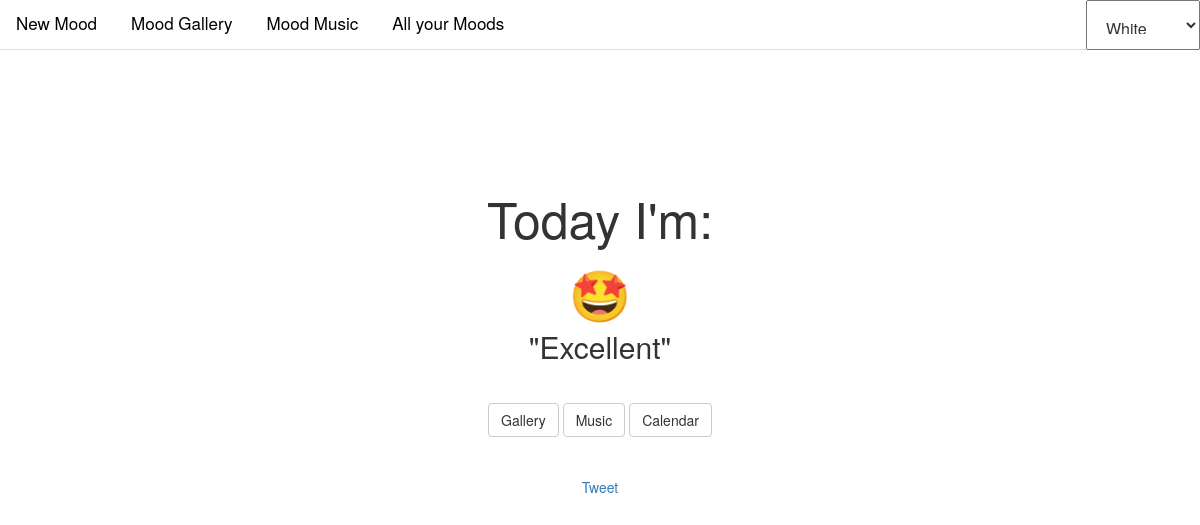
The page /index on the database as committed earlier.
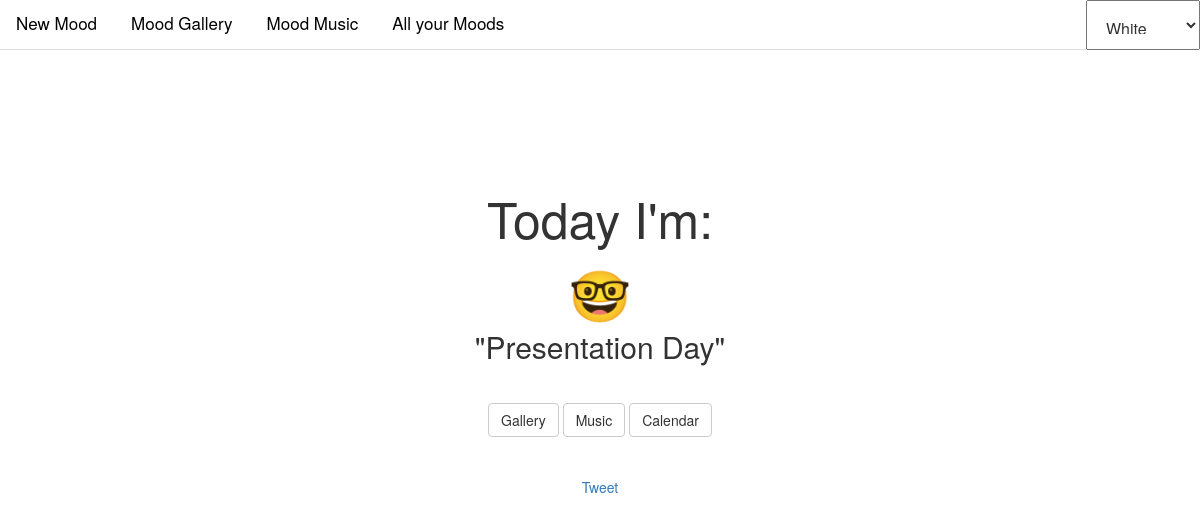
The same page on the database as committed later.
### tables this page shows
CREATE TABLE post (
    id INTEGER PRIMARY KEY AUTOINCREMENT , 
    created TIMESTAMP NOT NULL DEFAULT CURRENT_TIMESTAMP,
    mood TEXT NOT NULL,
    body TEXT NOT NULL
);

### __init__.py (the view)
    @app.route("/index", methods=["GET", "POST"])
    def index():
        db = get_db()
        posts = db.execute(
            'SELECT mood, body'
            ' FROM post'
            ' ORDER BY id DESC '
        ).fetchone()
        return render_template(
            "answer.html",
            posts=posts,
            mood_emoji=mood_emoji,
            )

### db.py (called while the page is built)
def get_db():
    if 'db' not in g:
        g.db = sqlite3.connect(
            current_app.config['DATABASE'],
            detect_types=sqlite3.PARSE_DECLTYPES
        )
        g.db.row_factory = sqlite3.Row
    return g.db

### templates/answer.html
{% extends "base.html" %}
{% block body %}
    <section class="content">
        <header>
            <h1>Today I'm:</h1>
            <h1>{{ mood_emoji(posts['mood']) }}</h1>
            <h2>"{{ posts['body'] }}"</h2>
            <div class="button_container">
                <a href= "{{ url_for('gallery') }}" class="btn btn-default" role="button">
                    Gallery
                </a>
                <a href= "{{ url_for('music') }}" class="btn btn-default" role="button">
                    Music
                </a>
                <a href= "{{ url_for('mcalendar') }}" class="btn btn-default" role="button">
                    Calendar
                </a>
                <br>
                <br>
                <br>
                <a href="https://twitter.com/share?ref_src=twsrc%5Etfw" class="twitter-share-button" data-size="large" data-text="Today I'm {{ mood_emoji(posts['mood'])}} {{posts['body']}} " data-url="https://limitless-reef-30670.herokuapp.com" data-show-count="false">Tweet</a><script async src="https://platform.twitter.com/widgets.js" charset="utf-8"></script>
            </div>
        </header>
    </section>
{% endblock %}

Rows that differ between the two databases and show on the page:
removed post: mood "🤩", body "Excellent"
now on this page (row edited): post: mood "🤓", body "Presentation Day"
